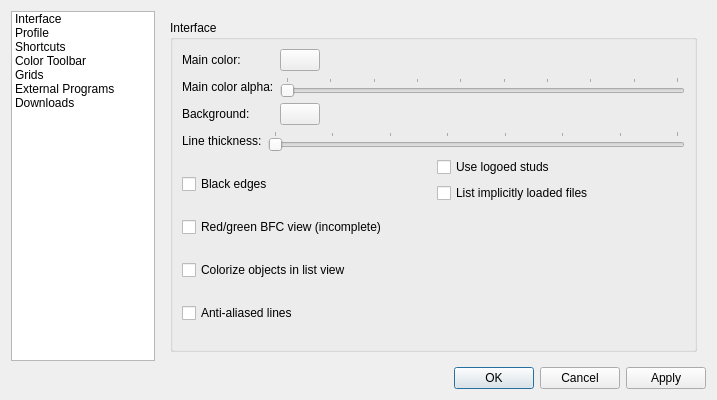
<?xml version="1.0" encoding="UTF-8"?>
<ui version="4.0">
 <class>ConfigUI</class>
 <widget class="QDialog" name="ConfigUI">
  <property name="geometry">
   <rect>
    <x>0</x>
    <y>0</y>
    <width>717</width>
    <height>400</height>
   </rect>
  </property>
  <property name="windowTitle">
   <string>Settings</string>
  </property>
  <property name="windowIcon">
   <iconset resource="../ldforge.qrc">
    <normaloff>:/icons/settings.png</normaloff>:/icons/settings.png</iconset>
  </property>
  <layout class="QVBoxLayout" name="verticalLayout">
   <item>
    <layout class="QHBoxLayout" name="horizontalLayout_7" stretch="0,0">
     <item>
      <widget class="QListWidget" name="m_pagelist">
       <property name="minimumSize">
        <size>
         <width>144</width>
         <height>0</height>
        </size>
       </property>
       <property name="maximumSize">
        <size>
         <width>144</width>
         <height>16777215</height>
        </size>
       </property>
       <item>
        <property name="text">
         <string>Interface</string>
        </property>
       </item>
       <item>
        <property name="text">
         <string>Profile</string>
        </property>
       </item>
       <item>
        <property name="text">
         <string>Shortcuts</string>
        </property>
       </item>
       <item>
        <property name="text">
         <string>Color Toolbar</string>
        </property>
       </item>
       <item>
        <property name="text">
         <string>Grids</string>
        </property>
       </item>
       <item>
        <property name="text">
         <string>External Programs</string>
        </property>
       </item>
       <item>
        <property name="text">
         <string>Downloads</string>
        </property>
       </item>
      </widget>
     </item>
     <item>
      <widget class="QStackedWidget" name="m_pages">
       <property name="currentIndex">
        <number>0</number>
       </property>
       <widget class="QWidget" name="page_3">
        <layout class="QVBoxLayout" name="verticalLayout_13">
         <item>
          <widget class="QGroupBox" name="groupBox">
           <property name="title">
            <string>Interface</string>
           </property>
           <layout class="QVBoxLayout" name="verticalLayout_3" stretch="0,0,0">
            <item>
             <layout class="QFormLayout" name="formLayout">
              <property name="fieldGrowthPolicy">
               <enum>QFormLayout::ExpandingFieldsGrow</enum>
              </property>
              <item row="0" column="0">
               <widget class="QLabel" name="label">
                <property name="whatsThis">
                 <string/>
                </property>
                <property name="text">
                 <string>Main color:</string>
                </property>
               </widget>
              </item>
              <item row="0" column="1">
               <widget class="QPushButton" name="mainColorButton">
                <property name="whatsThis">
                 <string>This color is used for the main color.</string>
                </property>
                <property name="text">
                 <string/>
                </property>
                <property name="icon">
                 <iconset resource="../ldforge.qrc">
                  <normaloff>:/icons/colorselect.png</normaloff>:/icons/colorselect.png</iconset>
                </property>
               </widget>
              </item>
              <item row="1" column="0">
               <widget class="QLabel" name="label_3">
                <property name="whatsThis">
                 <string/>
                </property>
                <property name="text">
                 <string>Main color alpha:</string>
                </property>
               </widget>
              </item>
              <item row="1" column="1">
               <widget class="QSlider" name="mainColorAlpha">
                <property name="whatsThis">
                 <string>Opacity of main color in the viewport.</string>
                </property>
                <property name="minimum">
                 <number>1</number>
                </property>
                <property name="maximum">
                 <number>10</number>
                </property>
                <property name="orientation">
                 <enum>Qt::Horizontal</enum>
                </property>
                <property name="tickPosition">
                 <enum>QSlider::TicksAbove</enum>
                </property>
                <property name="tickInterval">
                 <number>1</number>
                </property>
               </widget>
              </item>
              <item row="2" column="0">
               <widget class="QLabel" name="label_2">
                <property name="whatsThis">
                 <string/>
                </property>
                <property name="text">
                 <string>Background:</string>
                </property>
               </widget>
              </item>
              <item row="2" column="1">
               <widget class="QPushButton" name="backgroundColorButton">
                <property name="whatsThis">
                 <string>This is the background color for the viewport.</string>
                </property>
                <property name="text">
                 <string/>
                </property>
                <property name="icon">
                 <iconset resource="../ldforge.qrc">
                  <normaloff>:/icons/colorselect.png</normaloff>:/icons/colorselect.png</iconset>
                </property>
               </widget>
              </item>
             </layout>
            </item>
            <item>
             <layout class="QFormLayout" name="formLayout_2">
              <property name="fieldGrowthPolicy">
               <enum>QFormLayout::ExpandingFieldsGrow</enum>
              </property>
              <item row="0" column="1">
               <layout class="QHBoxLayout" name="horizontalLayout">
                <item>
                 <widget class="QSlider" name="lineThickness">
                  <property name="whatsThis">
                   <string>How thick lines should be drawn in the viewport.</string>
                  </property>
                  <property name="minimum">
                   <number>1</number>
                  </property>
                  <property name="maximum">
                   <number>8</number>
                  </property>
                  <property name="orientation">
                   <enum>Qt::Horizontal</enum>
                  </property>
                  <property name="tickPosition">
                   <enum>QSlider::TicksAbove</enum>
                  </property>
                  <property name="tickInterval">
                   <number>1</number>
                  </property>
                 </widget>
                </item>
               </layout>
              </item>
              <item row="0" column="0">
               <widget class="QLabel" name="label_5">
                <property name="whatsThis">
                 <string/>
                </property>
                <property name="text">
                 <string>Line thickness:</string>
                </property>
               </widget>
              </item>
             </layout>
            </item>
            <item>
             <layout class="QHBoxLayout" name="horizontalLayout_8">
              <item>
               <layout class="QVBoxLayout" name="verticalLayout_11">
                <item>
                 <widget class="QCheckBox" name="blackEdges">
                  <property name="whatsThis">
                   <string>Makes all edgelines appear black. If this is not set, edge lines take their color as defined in LDConfig.ldr.</string>
                  </property>
                  <property name="text">
                   <string>Black edges</string>
                  </property>
                 </widget>
                </item>
                <item>
                 <widget class="QCheckBox" name="colorBFC">
                  <property name="whatsThis">
                   <string>Polygons' front sides become green and back sides red.</string>
                  </property>
                  <property name="text">
                   <string>Red/green BFC view (incomplete)</string>
                  </property>
                 </widget>
                </item>
                <item>
                 <widget class="QCheckBox" name="colorizeObjects">
                  <property name="whatsThis">
                   <string>Makes colored objects (non-16 and 24) appear colored in the list view. A red triangle will, for instance, have its entry written in red text. This can be useful to locate colored objects.</string>
                  </property>
                  <property name="text">
                   <string>Colorize objects in list view</string>
                  </property>
                 </widget>
                </item>
                <item>
                 <widget class="QCheckBox" name="m_aa">
                  <property name="text">
                   <string>Anti-aliased lines</string>
                  </property>
                 </widget>
                </item>
               </layout>
              </item>
              <item>
               <layout class="QVBoxLayout" name="verticalLayout_12">
                <item>
                 <widget class="QCheckBox" name="m_logostuds">
                  <property name="text">
                   <string>Use logoed studs</string>
                  </property>
                 </widget>
                </item>
                <item>
                 <widget class="QCheckBox" name="implicitFiles">
                  <property name="text">
                   <string>List implicitly loaded files</string>
                  </property>
                 </widget>
                </item>
                <item>
                 <spacer name="verticalSpacer_6">
                  <property name="orientation">
                   <enum>Qt::Vertical</enum>
                  </property>
                  <property name="sizeHint" stdset="0">
                   <size>
                    <width>20</width>
                    <height>40</height>
                   </size>
                  </property>
                 </spacer>
                </item>
               </layout>
              </item>
             </layout>
            </item>
           </layout>
          </widget>
         </item>
        </layout>
       </widget>
       <widget class="QWidget" name="page_4">
        <layout class="QVBoxLayout" name="verticalLayout_14">
         <item>
          <widget class="QGroupBox" name="groupBox_4">
           <property name="title">
            <string>Profile</string>
           </property>
           <layout class="QVBoxLayout" name="verticalLayout_8">
            <item>
             <layout class="QFormLayout" name="formLayout_3">
              <item row="2" column="0">
               <widget class="QLabel" name="label_8">
                <property name="text">
                 <string>Username:</string>
                </property>
               </widget>
              </item>
              <item row="1" column="0">
               <widget class="QLabel" name="label_7">
                <property name="text">
                 <string>Name:</string>
                </property>
               </widget>
              </item>
              <item row="3" column="0">
               <widget class="QLabel" name="label_9">
                <property name="text">
                 <string>License:</string>
                </property>
               </widget>
              </item>
              <item row="1" column="1">
               <widget class="QLineEdit" name="m_profileName"/>
              </item>
              <item row="2" column="1">
               <widget class="QLineEdit" name="m_profileUsername"/>
              </item>
              <item row="3" column="1">
               <widget class="QComboBox" name="m_profileLicense">
                <property name="sizePolicy">
                 <sizepolicy hsizetype="Expanding" vsizetype="Fixed">
                  <horstretch>0</horstretch>
                  <verstretch>0</verstretch>
                 </sizepolicy>
                </property>
                <item>
                 <property name="text">
                  <string>CA - redistributable</string>
                 </property>
                </item>
                <item>
                 <property name="text">
                  <string>NonCA - not redistributable</string>
                 </property>
                </item>
                <item>
                 <property name="text">
                  <string>None</string>
                 </property>
                </item>
               </widget>
              </item>
             </layout>
            </item>
            <item>
             <spacer name="verticalSpacer_7">
              <property name="orientation">
               <enum>Qt::Vertical</enum>
              </property>
              <property name="sizeHint" stdset="0">
               <size>
                <width>20</width>
                <height>40</height>
               </size>
              </property>
             </spacer>
            </item>
           </layout>
          </widget>
         </item>
        </layout>
       </widget>
       <widget class="QWidget" name="page_5">
        <layout class="QVBoxLayout" name="verticalLayout_15">
         <item>
          <widget class="QGroupBox" name="groupBox_2">
           <property name="whatsThis">
            <string>Here you can alter keyboard shortcuts for almost all LDForge actions. Only exceptions are the controls for the viewport. Use the set button to set a key shortcut, clear to remove it and reset to restore the shortcut to its default value.

Shortcut changes apply immediately after closing this window.</string>
           </property>
           <property name="title">
            <string>Shortcuts</string>
           </property>
           <layout class="QHBoxLayout" name="horizontalLayout_5">
            <item>
             <widget class="QListWidget" name="shortcutsList">
              <property name="verticalScrollBarPolicy">
               <enum>Qt::ScrollBarAsNeeded</enum>
              </property>
             </widget>
            </item>
            <item>
             <layout class="QVBoxLayout" name="verticalLayout_4">
              <item>
               <widget class="QPushButton" name="shortcut_set">
                <property name="text">
                 <string>Set</string>
                </property>
               </widget>
              </item>
              <item>
               <widget class="QPushButton" name="shortcut_reset">
                <property name="text">
                 <string>Reset</string>
                </property>
                <property name="icon">
                 <iconset resource="../ldforge.qrc">
                  <normaloff>:/icons/undo.png</normaloff>:/icons/undo.png</iconset>
                </property>
               </widget>
              </item>
              <item>
               <widget class="QPushButton" name="shortcut_clear">
                <property name="text">
                 <string>Clear</string>
                </property>
                <property name="icon">
                 <iconset resource="../ldforge.qrc">
                  <normaloff>:/icons/delete.png</normaloff>:/icons/delete.png</iconset>
                </property>
               </widget>
              </item>
              <item>
               <spacer name="verticalSpacer_2">
                <property name="orientation">
                 <enum>Qt::Vertical</enum>
                </property>
                <property name="sizeHint" stdset="0">
                 <size>
                  <width>20</width>
                  <height>40</height>
                 </size>
                </property>
               </spacer>
              </item>
             </layout>
            </item>
           </layout>
          </widget>
         </item>
        </layout>
       </widget>
       <widget class="QWidget" name="page_6">
        <layout class="QVBoxLayout" name="verticalLayout_16">
         <item>
          <widget class="QGroupBox" name="groupBox_3">
           <property name="whatsThis">
            <string>Here you can alter the layout of the quick colors toolbar. Use the controls to add, remove or edit the colors used. You can also add separators in between colors.

Usually this contains MainColor, EdgeColor and some auxiliary colors used to group objects.</string>
           </property>
           <property name="title">
            <string>Color Toolbar</string>
           </property>
           <layout class="QHBoxLayout" name="horizontalLayout_6">
            <item>
             <widget class="QListWidget" name="quickColorList">
              <property name="verticalScrollBarPolicy">
               <enum>Qt::ScrollBarAsNeeded</enum>
              </property>
             </widget>
            </item>
            <item>
             <layout class="QVBoxLayout" name="verticalLayout_5">
              <item>
               <widget class="QPushButton" name="quickColor_add">
                <property name="text">
                 <string>Add Color</string>
                </property>
                <property name="icon">
                 <iconset resource="../ldforge.qrc">
                  <normaloff>:/icons/palette.png</normaloff>:/icons/palette.png</iconset>
                </property>
               </widget>
              </item>
              <item>
               <widget class="QPushButton" name="quickColor_addSep">
                <property name="text">
                 <string>Add Separator</string>
                </property>
               </widget>
              </item>
              <item>
               <widget class="QPushButton" name="quickColor_edit">
                <property name="text">
                 <string>Edit</string>
                </property>
                <property name="icon">
                 <iconset resource="../ldforge.qrc">
                  <normaloff>:/icons/mode-draw.png</normaloff>:/icons/mode-draw.png</iconset>
                </property>
               </widget>
              </item>
              <item>
               <widget class="Line" name="line_2">
                <property name="orientation">
                 <enum>Qt::Horizontal</enum>
                </property>
               </widget>
              </item>
              <item>
               <widget class="QPushButton" name="quickColor_moveUp">
                <property name="text">
                 <string>Move Up</string>
                </property>
                <property name="icon">
                 <iconset resource="../ldforge.qrc">
                  <normaloff>:/icons/arrow-up.png</normaloff>:/icons/arrow-up.png</iconset>
                </property>
               </widget>
              </item>
              <item>
               <widget class="QPushButton" name="quickColor_moveDown">
                <property name="text">
                 <string>Move Down</string>
                </property>
                <property name="icon">
                 <iconset resource="../ldforge.qrc">
                  <normaloff>:/icons/arrow-down.png</normaloff>:/icons/arrow-down.png</iconset>
                </property>
               </widget>
              </item>
              <item>
               <widget class="Line" name="line">
                <property name="orientation">
                 <enum>Qt::Horizontal</enum>
                </property>
               </widget>
              </item>
              <item>
               <widget class="QPushButton" name="quickColor_remove">
                <property name="text">
                 <string>Remove</string>
                </property>
                <property name="icon">
                 <iconset resource="../ldforge.qrc">
                  <normaloff>:/icons/delete.png</normaloff>:/icons/delete.png</iconset>
                </property>
               </widget>
              </item>
              <item>
               <widget class="QPushButton" name="quickColor_clear">
                <property name="text">
                 <string>Clear List</string>
                </property>
                <property name="icon">
                 <iconset resource="../ldforge.qrc">
                  <normaloff>:/icons/delete.png</normaloff>:/icons/delete.png</iconset>
                </property>
               </widget>
              </item>
              <item>
               <spacer name="verticalSpacer_3">
                <property name="orientation">
                 <enum>Qt::Vertical</enum>
                </property>
                <property name="sizeHint" stdset="0">
                 <size>
                  <width>20</width>
                  <height>40</height>
                 </size>
                </property>
               </spacer>
              </item>
             </layout>
            </item>
           </layout>
          </widget>
         </item>
        </layout>
       </widget>
       <widget class="QWidget" name="page_7">
        <layout class="QVBoxLayout" name="verticalLayout_17">
         <item>
          <widget class="QGroupBox" name="grids">
           <property name="title">
            <string>Grids</string>
           </property>
          </widget>
         </item>
         <item>
          <spacer name="verticalSpacer">
           <property name="orientation">
            <enum>Qt::Vertical</enum>
           </property>
           <property name="sizeHint" stdset="0">
            <size>
             <width>20</width>
             <height>40</height>
            </size>
           </property>
          </spacer>
         </item>
        </layout>
       </widget>
       <widget class="QWidget" name="page_8">
        <layout class="QVBoxLayout" name="verticalLayout_18">
         <item>
          <widget class="QGroupBox" name="extProgs">
           <property name="whatsThis">
            <string>LDForge supports launching of several third-party utility tools; here you can set the file paths to these tools. Set the paths of the tools to the exe files.

Under Linux, you can also set the programs to be launched with Wine, so you can use Windows binaries here as well. You will obviously need Wine installed. A 'wine' command in PATH is necessary for this to work.</string>
           </property>
           <property name="title">
            <string>External Programs</string>
           </property>
          </widget>
         </item>
         <item>
          <spacer name="verticalSpacer_4">
           <property name="orientation">
            <enum>Qt::Vertical</enum>
           </property>
           <property name="sizeHint" stdset="0">
            <size>
             <width>20</width>
             <height>40</height>
            </size>
           </property>
          </spacer>
         </item>
        </layout>
       </widget>
       <widget class="QWidget" name="page_9">
        <layout class="QVBoxLayout" name="verticalLayout_19">
         <item>
          <widget class="QGroupBox" name="groupBox_5">
           <property name="title">
            <string>Downloads</string>
           </property>
           <layout class="QVBoxLayout" name="verticalLayout_20">
            <item>
             <layout class="QHBoxLayout" name="horizontalLayout_2">
              <item>
               <widget class="QLabel" name="label_4">
                <property name="text">
                 <string>Download path:</string>
                </property>
               </widget>
              </item>
              <item>
               <widget class="QLineEdit" name="downloadPath"/>
              </item>
              <item>
               <widget class="QPushButton" name="findDownloadPath">
                <property name="text">
                 <string/>
                </property>
                <property name="icon">
                 <iconset resource="../ldforge.qrc">
                  <normaloff>:/icons/folder.png</normaloff>:/icons/folder.png</iconset>
                </property>
               </widget>
              </item>
             </layout>
            </item>
            <item>
             <widget class="QCheckBox" name="guessNetPaths">
              <property name="whatsThis">
               <string>&lt;p&gt;When this is set, LDForge tries to adjust and correct part paths based on the input. A full path given to the download prompt should be of form &lt;tt&gt;&quot;&amp;lt;dir&amp;gt;/&amp;lt;file&amp;gt;.dat&quot;&lt;/tt&gt; - with this set, input can be automatically completed.&lt;/p&gt;

&lt;p&gt;Examples:
&lt;ul&gt;
&lt;li&gt;3002 -&gt; parts/3002.dat&lt;/li&gt;
&lt;li&gt;3002.da -&gt; parts/3002.dat&lt;/li&gt;
&lt;li&gt;3002s01 -&gt; parts/s/3002s01.dat&lt;/li&gt;
&lt;li&gt;4-4cyli -&gt; p/4-4cyli.dat&lt;/li&gt;
&lt;/ul&gt;&lt;/p&gt;</string>
              </property>
              <property name="text">
               <string>Correct and guess part paths</string>
              </property>
             </widget>
            </item>
            <item>
             <widget class="QCheckBox" name="autoCloseNetPrompt">
              <property name="whatsThis">
               <string>If this is set, LDForge will close the download prompt after everything has been downloaded. The prompt will not be closed if a download has failed.</string>
              </property>
              <property name="text">
               <string>Close download prompt after completion</string>
              </property>
             </widget>
            </item>
            <item>
             <spacer name="verticalSpacer_5">
              <property name="orientation">
               <enum>Qt::Vertical</enum>
              </property>
              <property name="sizeHint" stdset="0">
               <size>
                <width>20</width>
                <height>187</height>
               </size>
              </property>
             </spacer>
            </item>
           </layout>
          </widget>
         </item>
        </layout>
       </widget>
      </widget>
     </item>
    </layout>
   </item>
   <item>
    <widget class="QDialogButtonBox" name="buttonBox">
     <property name="orientation">
      <enum>Qt::Horizontal</enum>
     </property>
     <property name="standardButtons">
      <set>QDialogButtonBox::Apply|QDialogButtonBox::Cancel|QDialogButtonBox::Ok</set>
     </property>
    </widget>
   </item>
  </layout>
 </widget>
 <resources>
  <include location="../ldforge.qrc"/>
 </resources>
 <connections/>
</ui>
